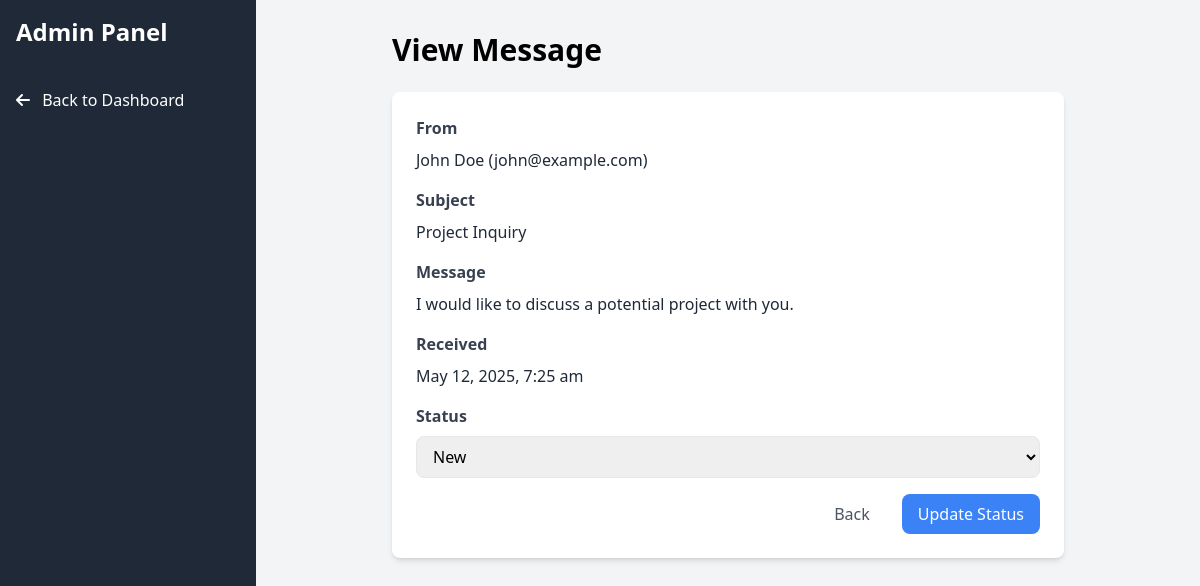
Page /admin/edit_message.php?id=1 (signed in) on the committed database.
### tables this page shows
CREATE TABLE IF NOT EXISTS contact_messages (
    id INT PRIMARY KEY AUTO_INCREMENT,          
    first_name VARCHAR(50) NOT NULL,            
    last_name VARCHAR(50) NOT NULL,             
    email VARCHAR(100) NOT NULL,                
    subject VARCHAR(200) NOT NULL,              
    message TEXT NOT NULL,                      
    status ENUM('new', 'read', 'replied') DEFAULT 'new',   
    created_at TIMESTAMP DEFAULT CURRENT_TIMESTAMP,
    updated_at TIMESTAMP DEFAULT CURRENT_TIMESTAMP ON UPDATE CURRENT_TIMESTAMP
);

### admin/edit_message.php (the view, shortened to what this page needs)
<?php
require_once '../inc/config.php';
$message_id = (int)$_GET['id'];
try {
    $stmt = $pdo->prepare("SELECT * FROM contact_messages WHERE id = ?");
    $stmt->execute([$message_id]);
    $message = $stmt->fetch();
} catch (PDOException $e) {
    $error = "Error fetching message data: " . $e->getMessage();
}
?>
<!DOCTYPE html>
<html lang="en">
<head>
    <script src="https://cdn.tailwindcss.com"></script>
    <link rel="stylesheet" href="https://cdnjs.cloudflare.com/ajax/libs/font-awesome/6.0.0/css/all.min.css">
</head>
<body class="bg-gray-100">
    <div class="min-h-screen flex">
        <div class="w-64 bg-gray-800 text-white">
            <div class="p-4">
                <h2 class="text-2xl font-bold">Admin Panel</h2>
            </div>
            <nav class="mt-4">
                <a href="index.php" class="block px-4 py-2 hover:bg-gray-700">
                    <i class="fas fa-arrow-left mr-2"></i> Back to Dashboard
                </a>
            </nav>
        </div>
        <div class="flex-1 p-8">
            <div class="max-w-2xl mx-auto">
                <h1 class="text-3xl font-bold mb-6">View Message</h1>
                <div class="bg-white rounded-lg shadow-md p-6">
                    <div class="space-y-4">
                        <div>
                            <label class="block text-gray-700 font-bold mb-2">From</label>
                            <p class="text-gray-800">
                                <?php echo htmlspecialchars($message['first_name'] . ' ' . $message['last_name']); ?>
                                (<?php echo htmlspecialchars($message['email']); ?>)
                            </p>
                        </div>
                        <div>
                            <label class="block text-gray-700 font-bold mb-2">Subject</label>
                            <p class="text-gray-800"><?php echo htmlspecialchars($message['subject']); ?></p>
                        </div>
                        <div>
                            <label class="block text-gray-700 font-bold mb-2">Message</label>
                            <p class="text-gray-800 whitespace-pre-wrap"><?php echo htmlspecialchars($message['message']); ?></p>
                        </div>
                        <div>
                            <label class="block text-gray-700 font-bold mb-2">Received</label>
                            <p class="text-gray-800"><?php echo date('F j, Y, g:i a', strtotime($message['created_at'])); ?></p>
                        </div>
                        <form method="POST" class="mt-6">
                            <div class="mb-4">
                                <label class="block text-gray-700 font-bold mb-2" for="status">Status</label>
                                <select id="status" name="status" required
                                        class="w-full px-3 py-2 border rounded-lg focus:outline-none focus:ring-2 focus:ring-blue-500">
                                    <option value="new" <?php echo $message['status'] === 'new' ? 'selected' : ''; ?>>New</option>
                                </select>
                            </div>
                            <div class="flex justify-end space-x-4">
                                <a href="index.php" class="px-4 py-2 text-gray-600 hover:text-gray-800">Back</a>
                                <button type="submit" class="px-4 py-2 bg-blue-500 text-white rounded-lg hover:bg-blue-600">
                                    Update Status
                                </button>
                            </div>
                        </form>
                    </div>
                </div>
            </div>
        </div>
    </div>
</body>
</html>

### rows in the picture
contact_messages: first_name+last_name "John Doe", email "john@example.com", subject "Project Inquiry", message "I would like to discuss a potential project with you.", created_at "May 12, 2025, 7:25 am", status "New"
